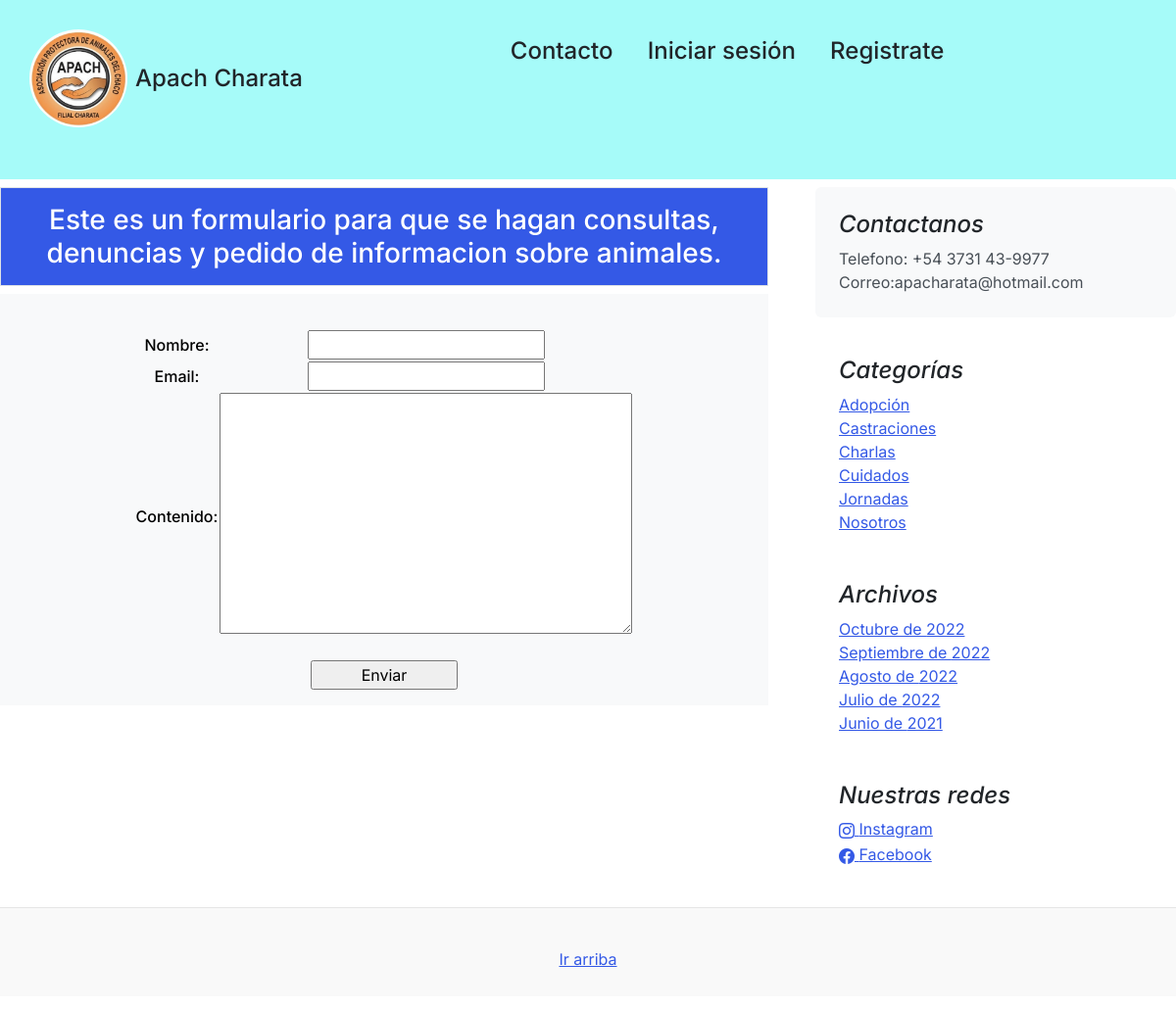
/contacto/, run on the app's committed database.
### core/models.py (models this page shows, shortened)
class About(models.Model):
	description = models.CharField(max_length=350, verbose_name='Descripción')
	created = models.DateTimeField(auto_now_add=True, verbose_name='Fecha de creación')
	updated = models.DateTimeField(auto_now=True, verbose_name='Fecha de modificación')
	class Meta:
		verbose_name = 'Contacto'
		verbose_name_plural = 'Contactanos'
		ordering = ['-created']
	def __str__(self):
		return self.description

class Category (models.Model):
	name = models.CharField(max_length=200, unique=True, verbose_name='Nombre')
	active = models.BooleanField(default=True, verbose_name='Activo')
	created = models.DateTimeField(auto_now_add=True, verbose_name='Fecha de creación')
	updated = models.DateTimeField(auto_now=True, verbose_name='Fecha de modificación')
	class Meta:
		verbose_name = 'Categoría'
		verbose_name_plural = 'Categorías'
		ordering = ['name']

class Link(models.Model):
	key = models.CharField(max_length=100, verbose_name='Key Link')
	name = models.CharField(max_length=120, verbose_name='Red Social')
	url = models.URLField(max_length=350, blank=True, null=True, verbose_name='Enlace')
	icon = models.CharField(max_length=100, blank=True, null=True, verbose_name='Icono')
	created = models.DateTimeField(auto_now_add=True, verbose_name='Fecha de creación')
	updated = models.DateTimeField(auto_now=True, verbose_name='Fecha de modificación')
	class Meta:
		verbose_name = 'Red Social'
		verbose_name_plural = 'Redes Sociales'
		ordering = ['name']

### contacto/views.py (the view, shortened to what this page needs)
# urls.py: path('contacto/', include('contacto.urls')),
def contacto(request):
    formulario_contacto=FormularioContacto()
    return render(request, "contacto/contacto.html", {'miFormulario':formulario_contacto})

### contacto/forms.py
class FormularioContacto(forms.Form):
    nombre=forms.CharField(label="Nombre", required=True)
    email=forms.CharField(label="Email", required=True)
    contenido=forms.CharField(label="Contenido", widget=forms.Textarea)

### core/processors.py (called while the page is built)
def ctx_dic_about(request):
	ctx_about = {}
	ctx_about['ABOUT'] = About.objects.latest('created')
	return ctx_about

def ctx_dic_category(request):
	ctx_category = {}
	ctx_category['categories'] = Category.objects.filter(active=True)
	return ctx_category

def ctx_dic_history(request):
	ctx_history = {}
	ctx_history['dates'] = Post.objects.dates('created', 'month', order='DESC').distinct()
	return ctx_history

def ctx_dic_link(request):
	ctx_link = {}
	links = Link.objects.all()
	for link in links:
		ctx_link[link.key] = {'url':link.url, 'icon':link.icon}
	return ctx_link

### contacto/templates/contacto/contacto.html (shortened to what this page needs)
{% extends 'core/base.html' %} {% load static %} {% block content %}
<div class="contenedorFormulario">
  <h3 class="border text-center p-3 mb-2 bg-primary text-white">
    Este es un formulario para que se hagan consultas, denuncias y pedido de
    informacion sobre animales.
  </h3>
  <div class="p-3 mb-2 bg-light text-dark">
    <form action="" method="POST" style="text-align: center">
      <table style="color: black; margin: 20px auto">
        {{miFormulario.as_table}}
      </table>
      <input type="submit" value="Enviar" style="width: 150px" />
    </form>
  </div>
</div>
{% endblock %}

### core/templates/core/base.html (shortened to what this page needs)
<!doctype html>
<html lang="es">
<head>
    <link rel="stylesheet" href="https://cdn.jsdelivr.net/npm/bootstrap-icons@1.9.1/font/bootstrap-icons.css">
    {% load static %}
    <link href={% static 'core/css/bootstrap.min.css' %} rel="stylesheet">
    <link href={% static 'core/css/blog.css' %} rel="stylesheet">
</head>
<body>
    <nav class="navbar navbar-expand-lg" style="background-color: #A6FBF9;">
    <div class="container navbar-nav mx-auto">
      <header class="d-flex flex-wrap justify-content-center py-3 mb-4 ">
        <a href="/" class="d-flex align-items-center mb-3 mb-md-0 me-md-auto text-dark text-decoration-none">
          <img class="bi me-2" width="100" height="100" style="border-radius: 80px;" src={% static 'core/img/logo.jpg' %}>
          <span class="fs-4">Apach Charata</span>
          <a class="nav-link" href="{% url 'Contacto' %}"><h4>Contacto</h4></a>&nbsp; &nbsp;
          {% if user.is_authenticated %}
          Hola {{ user.username}} &nbsp; &nbsp;<a class="nav-link" href="{% url 'cerrar_sesion' %}"><h4>Cerrar sesión</h4></a>
          {% else %}
          <a class="nav-link" href="{% url 'logear' %}"><h4>Iniciar sesión</h4></a> &nbsp; &nbsp; <a class="nav-link" href="{% url 'Autenticacion' %}"><h4>Registrate</h4></a>
          {% endif %}
      </header>
    </nav>
    <main class="mt-2">
      <section class="row g-5">
        <div class="col-md-8">
            {% block content %} {% endblock %}
        </div>
        <aside class="col-md-4">
          <div class="position-sticky" style="top: 2rem;">
            <div class="p-4 mb-3 bg-light rounded">
              <h4 class="fst-italic">Contactanos</h4>
              <p class="mb-0">{{ ABOUT }}</p>
            </div>
            <div class="p-4">
              <h4 class="fst-italic">Categorías</h4>
              <ol class="list-unstyled mb-0">
                {% for item in categories %}
                  <li><a href={% url 'category' item.id %}>{{ item.name }}</a></li>
                {% endfor %}
              </ol>
            </div>
            <div class="p-4">
              <h4 class="fst-italic">Archivos</h4>
              <ol class="list-unstyled mb-0">
                {% for item in dates %}
                  <li>
                    {% if item.month == 6 %}<a href={% url 'dates' item.month item.year %}>Junio de {{ item.year }}</a>{% endif %}
                    {% if item.month == 7 %}<a href={% url 'dates' item.month item.year %}>Julio de {{ item.year }}</a>{% endif %}
                    {% if item.month == 8 %}<a href={% url 'dates' item.month item.year %}>Agosto de {{ item.year }}</a>{% endif %}
                    {% if item.month == 9 %}<a href={% url 'dates' item.month item.year %}>Septiembre de {{ item.year }}</a>{% endif %}
                    {% if item.month == 10 %}<a href={% url 'dates' item.month item.year %}>Octubre de {{ item.year }}</a>{% endif %}
                  </li>
                {% endfor %}
              </ol>
            </div>
            <div class="p-4">
              <h4 class="fst-italic">Nuestras redes</h4>
              <ol class="list-unstyled">
                {% if LINK_INSTAGRAM.url %}
                  <li><a href={{ LINK_INSTAGRAM.url }}><i class="{{ LINK_INSTAGRAM.icon }}"></i> Instagram</a></li>
                {% endif %}
                {% if LINK_FACEBOOK.url %}
                  <li><a href={{ LINK_FACEBOOK.url }}><i class="{{ LINK_FACEBOOK.icon }}"></i> Facebook</a></li>
                {% endif %}
              </ol>
            </div>
          </div>
        </aside>
      </section>
    </main>
    <footer class="blog-footer">
        <a href="#">Ir arriba</a>
    </footer>
</body>
</html>

### core/static/core/css/blog.css (style rules this page uses)
.blog-footer { padding: 2.5rem 0; color: #727272; text-align: center; background-color: #f9f9f9; border-top: .05rem solid #e5e5e5; }
.bi { vertical-align: -.125em; fill: currentColor; }

### data on the page
About: description "Telefono: +54 3731 43-9977 Correo:apacharata@hotmail.com"
Category: name "Adopción"
Category: name "Castraciones"
Category: name "Charlas"
Category: name "Cuidados"
Category: name "Jornadas"
Category: name "Nosotros"

### other printed values
{{ item.year }} "2022"
{{ item.year }} "2021"
